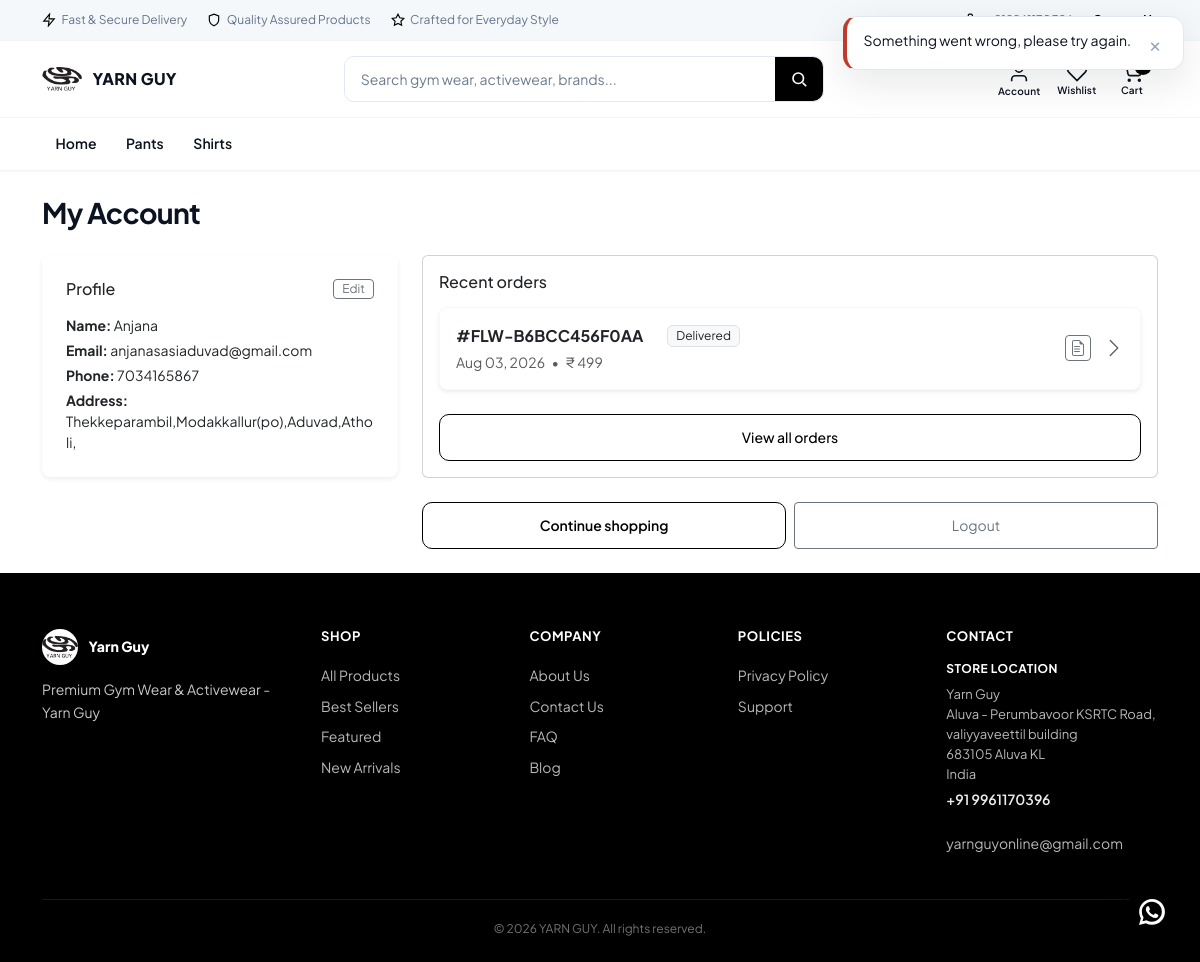
The page /accounts/dashboard/ (signed in) on the database as committed earlier.
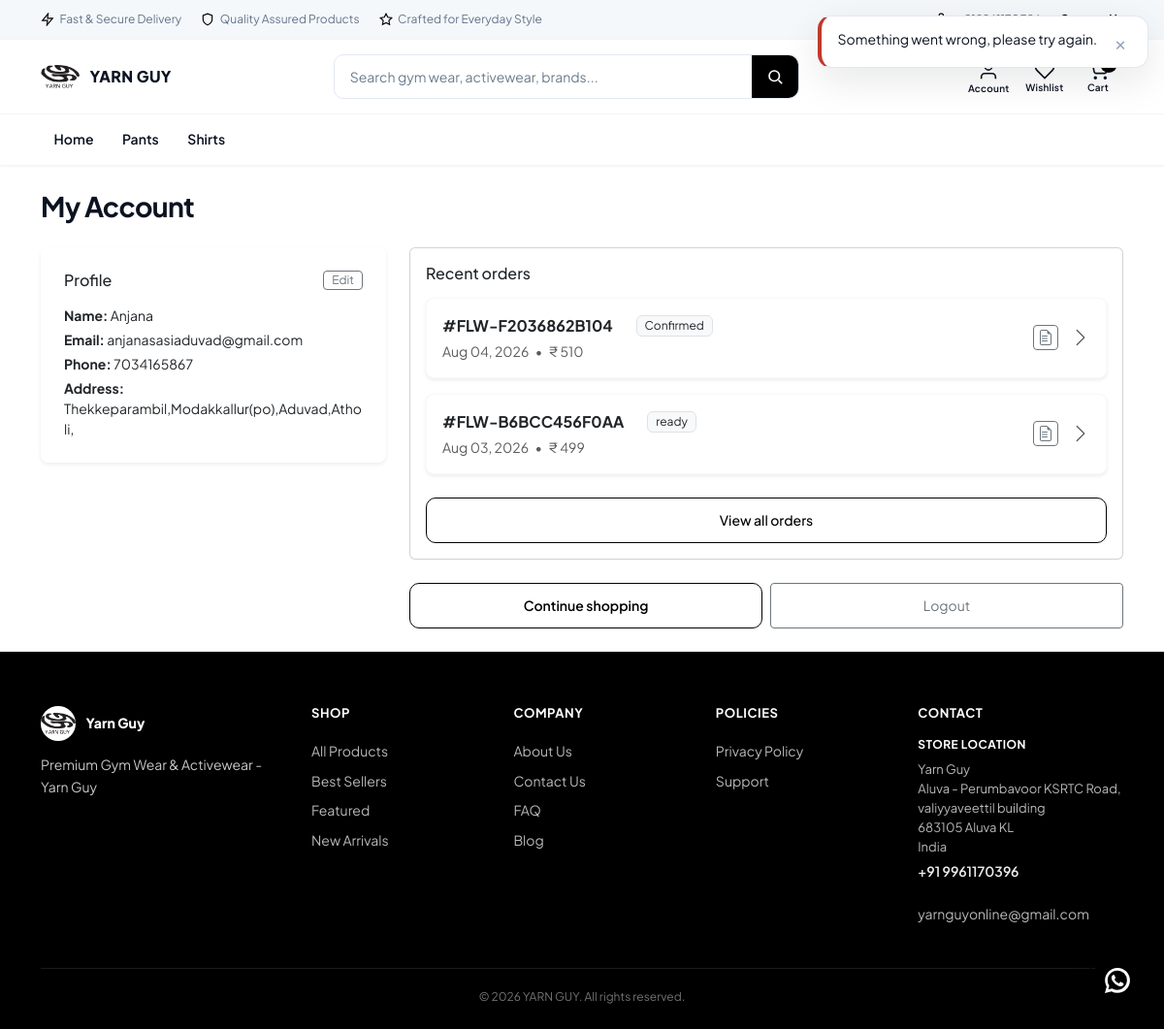
The same page on the database as committed later.
### catalog/models.py (models this page shows, shortened)
class Category(TimeStampedModel):
    name = models.CharField(
        max_length=120,
        verbose_name="Name",
        help_text="Display name of the category.",
    )
    slug = models.SlugField(
        max_length=120,
        unique=True,
        db_index=True,
        verbose_name="Slug",
        help_text="URL-friendly category identifier.",
    )
    meta_title = models.CharField(max_length=70, blank=True, verbose_name="Meta title")
    meta_description = models.CharField(max_length=160, blank=True, verbose_name="Meta description")
    og_image = models.ImageField(
        upload_to="seo/categories/",
        blank=True,
        null=True,
        verbose_name="Open Graph image",
    )
    parent = models.ForeignKey(
        "self",
        on_delete=models.SET_NULL,
        null=True,
        blank=True,
        related_name="children",
        verbose_name="Parent category",
        help_text="Parent node in the category tree; null for top-level.",
    )
    display_order = models.PositiveIntegerField(
        default=0,
        verbose_name="Display order",
        help_text="Lower values appear first in navigation.",
    )
    is_active = models.BooleanField(
        default=True,
        db_index=True,
        verbose_name="Is active",
        help_text="When False, category is hidden from the storefront.",
    )
    class Meta:
        verbose_name = "Category"
        verbose_name_plural = "Categories"
        ordering = ["display_order", "name"]
        indexes = [
            models.Index(fields=["is_active"], name="cat_category_is_active_idx"),
        ]

### orders/models.py (models this page shows, shortened)
class Order(TimeStampedModel):
    customer_profile = models.ForeignKey(
        "accounts.CustomerProfile",
        on_delete=models.CASCADE,
        related_name="orders",
        null=True,
        blank=True,
        verbose_name="Customer profile",
        help_text="Owner of this order; null for guest checkout.",
    )
    cart = models.ForeignKey(
        "cart.Cart",
        on_delete=models.SET_NULL,
        null=True,
        blank=True,
        related_name="orders",
        verbose_name="Source cart",
    )
    order_number = models.CharField(
        max_length=32,
        unique=True,
        db_index=True,
        verbose_name="Order number",
        help_text="Human-readable unique order reference.",
    )
    idempotency_key = models.CharField(
        max_length=64,
        unique=True,
        null=True,
        blank=True,
        db_index=True,
        verbose_name="Idempotency key",
        help_text="Client-supplied key preventing duplicate order creation.",
    )
    order_status = models.CharField(
        max_length=20,
        choices=OrderStatus.choices,
        default=OrderStatus.PLACED,
        db_index=True,
        verbose_name="Order status",
    )
    delivery_date = models.DateField(
        null=True,
        blank=True,
        verbose_name="Delivery date",
        db_index=True,
    )
    subtotal = models.DecimalField(max_digits=12, decimal_places=2, default=0)
    coupon_discount = models.DecimalField(max_digits=12, decimal_places=2, default=0)
    delivery_charge = models.DecimalField(max_digits=12, decimal_places=2, default=0)
    total_amount = models.DecimalField(
        max_digits=12,
        decimal_places=2,
        verbose_name="Total amount",
        help_text="Order total in the customer's checkout currency.",
    )
    currency = models.ForeignKey(
        "core.Currency",
        on_delete=models.PROTECT,
        null=True,
        blank=True,
        related_name="orders",
        verbose_name="Currency",
    )
    delivery_address_snapshot = models.JSONField(
        default=dict,
        verbose_name="Delivery address snapshot",
    )
    invoice_details = models.JSONField(default=dict, verbose_name="Invoice details")
    class Meta:
        verbose_name = "Order"
        verbose_name_plural = "Orders"
        indexes = [
            models.Index(
                fields=["customer_profile", "-created_at"],
                name="ord_customer_created_idx",
            ),
            models.Index(fields=["order_status"], name="orders_order_status_idx"),
            models.Index(fields=["idempotency_key"], name="orders_idempotency_key_idx"),
        ]
        ordering = ["-created_at"]

### core/models.py (models this page shows, shortened)
class TimeStampedModel(models.Model):
    created_at = models.DateTimeField(
        auto_now_add=True,
        db_index=True,
        verbose_name="Created at",
        help_text="Timestamp when this record was first created.",
    )
    updated_at = models.DateTimeField(
        auto_now=True,
        db_index=True,
        verbose_name="Updated at",
        help_text="Timestamp when this record was last modified.",
    )
    class Meta:
        abstract = True

class Currency(TimeStampedModel):
    code = models.CharField(
        max_length=3,
        unique=True,
        db_index=True,
        verbose_name="Currency code",
        help_text="ISO 4217 currency code, e.g. QAR or USD.",
    )
    symbol = models.CharField(
        max_length=8,
        verbose_name="Symbol",
        help_text="Display symbol shown alongside prices, e.g. ر.ق or $.",
    )
    exchange_rate_to_base = models.DecimalField(
        max_digits=18,
        decimal_places=8,
        verbose_name="Exchange rate to base",
        help_text="Multiplier to convert this currency into the platform base currency.",
    )
    is_default = models.BooleanField(
        default=False,
        db_index=True,
        verbose_name="Is default",
        help_text="When True, this currency is the storefront default.",
    )
    is_active = models.BooleanField(
        default=True,
        db_index=True,
        verbose_name="Is active",
        help_text="When False, this currency is hidden/inactive on the storefront.",
    )
    class Meta:
        verbose_name = "Currency"
        verbose_name_plural = "Currencies"
        indexes = [
            models.Index(fields=["is_default"], name="core_currency_is_default_idx"),
        ]

### accounts/views.py (the view, shortened to what this page needs)
# urls.py: path("dashboard/", views.dashboard_view, name="dashboard"),
@login_required
@require_GET
def dashboard_view(request: HttpRequest) -> HttpResponse:
    context = get_customer_dashboard_context(user=request.user)
    return render(request, "accounts/dashboard.html", {"dashboard": context})

### accounts/selectors.py (called while the page is built)
def get_customer_profile_for_user(*, user: User) -> Optional[CustomerProfile]:
    return (
        CustomerProfile.objects.select_related(
            "preferred_currency",
            "default_address",
        )
        .filter(user=user)
        .first()
    )

def get_customer_dashboard_context(*, user: User) -> Optional[CustomerDashboardContext]:
    profile = get_customer_profile_for_user(user=user)
    if profile is None:
        return None
    orders_page = get_customer_orders(customer_profile=profile, page=1, page_size=5)
    recent_orders = orders_page["results"]
    unread_count = get_unread_notification_count(user=user)
    address = profile.default_address
    if not address:
        address = Address.objects.filter(customer_profile=profile).first()
    return CustomerDashboardContext(
        profile=profile,
        default_address=address,
        recent_orders=recent_orders,
        unread_notification_count=unread_count,
    )

### cart/selectors.py (called while the page is built)
def get_cart_item_count(*, cart: Cart | None) -> int:
    if cart is None:
        return 0
    total = CartItem.objects.filter(cart=cart).aggregate(total=Sum("quantity"))["total"]
    return int(total or 0)

### templates/accounts/dashboard.html (shortened to what the changed rows need)
{% extends "base.html" %}
{% load i18n storefront_tags %}
{% block content %}
<div class="container page-container py-4">
  <h1 class="section-title mb-4">{% trans "My Account" %}</h1>
  {% if error_message %}
  <div class="alert alert-warning">{{ error_message }}</div>
  {% else %}
  <div class="row g-4">
    <div class="col-md-4">
      <div class="card p-4 rounded-3 border-0 shadow-sm bg-white">
        <div class="d-flex justify-content-between align-items-center mb-3">
          <h2 class="h6 mb-0">{% trans "Profile" %}</h2>
        </div>
      </div>
    </div>
    <div class="col-md-8">
      <div class="card p-3 mb-4">
        <h2 class="h6 mb-3">{% trans "Recent orders" %}</h2>
        {% if dashboard.recent_orders %}
        <div class="d-flex flex-column gap-3">
          {% for order in dashboard.recent_orders %}
          <div class="position-relative">
            <a href="{% url 'orders:detail' order_id=order.pk %}" class="text-decoration-none text-dark d-block">
              <div class="card border border-light shadow-sm rounded-3 bg-white">
                <div class="card-body p-3 d-flex align-items-center justify-content-between gap-2">
                  <div class="overflow-hidden">
                    <div class="d-flex align-items-center mb-1 flex-wrap gap-2">
                      <span class="fw-bold fs-6 me-md-3">#{{ order.order_number }}</span>
                      <span class="badge bg-light text-dark border fw-normal">{{ order.get_order_status_display|default:order.order_status }}</span>
                    </div>
                    <div class="text-muted small">
                      {{ order.created_at|date:"M d, Y" }} <span class="mx-1">&bull;</span> {% money_label order.total_amount order.currency %}
                    </div>
                  </div>
                  <div class="text-muted d-flex align-items-center gap-2">
                    <svg xmlns="http://www.w3.org/2000/svg" width="20" height="20" fill="currentColor"
                      viewBox="0 0 16 16">
                      <path fill-rule="evenodd"
                        d="M4.646 1.646a.5.5 0 0 1 .708 0l6 6a.5.5 0 0 1 0 .708l-6 6a.5.5 0 0 1-.708-.708L10.293 8 4.646 2.354a.5.5 0 0 1 0-.708z" />
                    </svg>
                  </div>
                </div>
              </div>
            </a>
            <a href="{% url 'accounts:customer-invoice' order.pk %}" target="_blank"
              class="btn btn-sm btn-outline-secondary position-absolute d-none d-md-flex align-items-center justify-content-center p-1"
              style="top: 50%; right: 50px; transform: translateY(-50%); z-index: 10;"
              title="{% trans 'View Invoice' %}">
            </a>
          </div>
          {% endfor %}
        </div>
        {% else %}
        <p class="text-muted small mb-0">{% trans "No orders yet." %}</p>
        <a href="{% url 'catalog:plp' %}" class="btn btn-floward btn-sm mt-3">{% trans "Start shopping" %}</a>
        {% endif %}
      </div>
    </div>
  </div>
  {% endif %}
</div>
{% endblock %}

### templates/includes/header.html (shortened to what the changed rows need)
{% load i18n static %}
<header class="site-header jm-header sticky-top">
  <nav class="jm-nav d-none d-lg-block" aria-label="{% trans 'Primary' %}">
    <div class="container jm-nav__inner">
      <ul class="jm-nav__links">
        {% for cat in category_tree %}
        <li><a
            class="jm-nav__link {% if request.resolver_match.kwargs.category_slug == cat.slug %}is-active{% endif %}"
            href="{% url 'catalog:plp-category' category_slug=cat.slug %}">{{ cat.name }}</a></li>
        {% endfor %}
      </ul>
    </div>
  </nav>
</header>

Rows that differ between the two databases and show on the page:
added Order: order_number "FLW-F2036862B104", order_status "Confirmed", created_at "Aug 04, 2026", total_amount+currency "₹ 510"
changed Order "FLW-B6BCC456F0AA": order_status "Delivered" → "ready"
